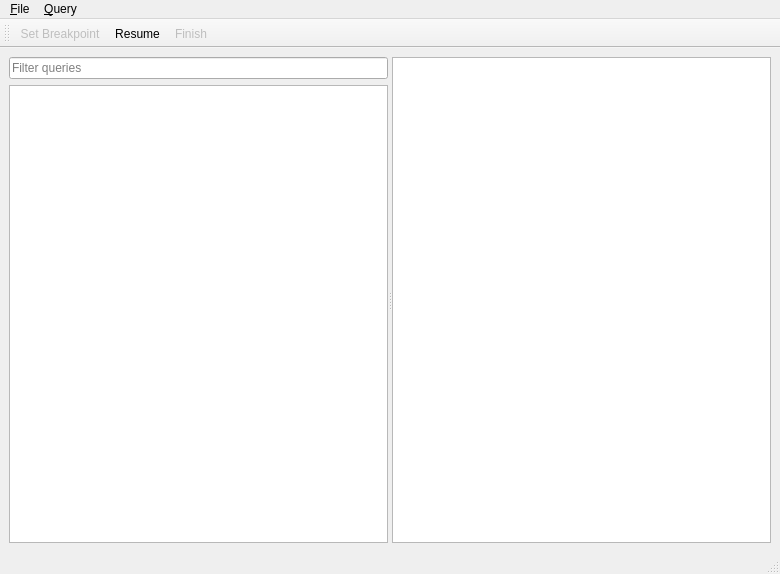
<?xml version="1.0" encoding="UTF-8"?>
<ui version="4.0">
 <class>MainWindow</class>
 <widget class="QMainWindow" name="MainWindow">
  <property name="geometry">
   <rect>
    <x>0</x>
    <y>0</y>
    <width>780</width>
    <height>574</height>
   </rect>
  </property>
  <property name="windowTitle">
   <string>LOLBert</string>
  </property>
  <widget class="QWidget" name="centralwidget">
   <layout class="QVBoxLayout" name="verticalLayout_2">
    <item>
     <widget class="QSplitter" name="splitter">
      <property name="orientation">
       <enum>Qt::Horizontal</enum>
      </property>
      <widget class="QWidget" name="layoutWidget">
       <layout class="QVBoxLayout" name="verticalLayout">
        <item>
         <widget class="QLineEdit" name="entry">
          <property name="placeholderText">
           <string>Filter queries</string>
          </property>
          <property name="clearButtonEnabled">
           <bool>true</bool>
          </property>
         </widget>
        </item>
        <item>
         <widget class="QTableView" name="itemview">
          <property name="contextMenuPolicy">
           <enum>Qt::ActionsContextMenu</enum>
          </property>
         </widget>
        </item>
       </layout>
      </widget>
      <widget class="QPlainTextEdit" name="rhs"/>
     </widget>
    </item>
   </layout>
  </widget>
  <widget class="QMenuBar" name="menubar">
   <property name="geometry">
    <rect>
     <x>0</x>
     <y>0</y>
     <width>780</width>
     <height>30</height>
    </rect>
   </property>
   <widget class="QMenu" name="menu_File">
    <property name="title">
     <string>&amp;File</string>
    </property>
    <addaction name="actionQuit"/>
   </widget>
   <widget class="QMenu" name="menu_Query">
    <property name="title">
     <string>&amp;Query</string>
    </property>
    <addaction name="actionSource"/>
    <addaction name="separator"/>
    <addaction name="actionBreakpoint"/>
    <addaction name="actionResume"/>
    <addaction name="actionFinish"/>
   </widget>
   <addaction name="menu_File"/>
   <addaction name="menu_Query"/>
  </widget>
  <widget class="QStatusBar" name="statusbar"/>
  <widget class="QToolBar" name="toolBar">
   <property name="windowTitle">
    <string>toolBar</string>
   </property>
   <attribute name="toolBarArea">
    <enum>TopToolBarArea</enum>
   </attribute>
   <attribute name="toolBarBreak">
    <bool>false</bool>
   </attribute>
   <addaction name="actionBreakpoint"/>
   <addaction name="actionResume"/>
   <addaction name="actionFinish"/>
  </widget>
  <action name="actionQuit">
   <property name="text">
    <string>Quit</string>
   </property>
   <property name="toolTip">
    <string>Quit application</string>
   </property>
   <property name="shortcut">
    <string>Ctrl+Q</string>
   </property>
  </action>
  <action name="actionBreakpoint">
   <property name="checkable">
    <bool>true</bool>
   </property>
   <property name="enabled">
    <bool>false</bool>
   </property>
   <property name="text">
    <string>Set Breakpoint</string>
   </property>
  </action>
  <action name="actionResume">
   <property name="enabled">
    <bool>true</bool>
   </property>
   <property name="text">
    <string>Resume</string>
   </property>
  </action>
  <action name="actionFinish">
   <property name="enabled">
    <bool>false</bool>
   </property>
   <property name="text">
    <string>Finish</string>
   </property>
  </action>
  <action name="actionExplain">
   <property name="text">
    <string>Explain</string>
   </property>
  </action>
  <action name="actionSource">
   <property name="enabled">
    <bool>false</bool>
   </property>
   <property name="text">
    <string>Go to source</string>
   </property>
   <property name="toolTip">
    <string>Go to query source</string>
   </property>
  </action>
 </widget>
 <resources/>
 <connections/>
</ui>
